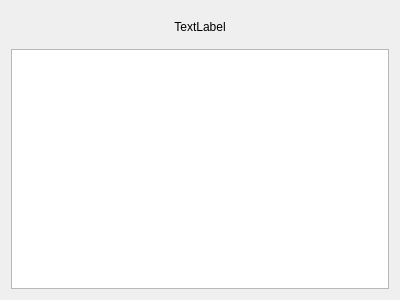
<?xml version="1.0" encoding="UTF-8"?>
<ui version="4.0">
 <class>Student_manage</class>
 <widget class="QWidget" name="Student_manage">
  <property name="geometry">
   <rect>
    <x>0</x>
    <y>0</y>
    <width>400</width>
    <height>300</height>
   </rect>
  </property>
  <property name="windowTitle">
   <string>Form</string>
  </property>
  <layout class="QVBoxLayout" name="verticalLayout">
   <item>
    <widget class="QWidget" name="widget" native="true">
     <layout class="QHBoxLayout" name="horizontalLayout">
      <item>
       <widget class="QLabel" name="classLable">
        <property name="text">
         <string>TextLabel</string>
        </property>
        <property name="alignment">
         <set>Qt::AlignCenter</set>
        </property>
       </widget>
      </item>
     </layout>
    </widget>
   </item>
   <item>
    <widget class="QTableWidget" name="studentTable"/>
   </item>
  </layout>
 </widget>
 <resources/>
 <connections/>
</ui>
